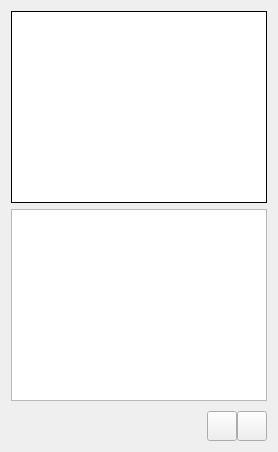
            <widget class="QWidget" name="info">
             <attribute name="title">
              <string>信息</string>
             </attribute>
             <layout class="QVBoxLayout" name="verticalLayout_5">
              <item>
               <widget class="QTextBrowser" name="infoBrowser">
                <property name="sizePolicy">
                 <sizepolicy hsizetype="Preferred" vsizetype="Preferred">
                  <horstretch>0</horstretch>
                  <verstretch>0</verstretch>
                 </sizepolicy>
                </property>
                <property name="frameShape">
                 <enum>QFrame::Box</enum>
                </property>
                <property name="frameShadow">
                 <enum>QFrame::Plain</enum>
                </property>
                <property name="lineWidth">
                 <number>1</number>
                </property>
               </widget>
              </item>
              <item>
               <widget class="QTableView" name="tableView">
                <property name="sizePolicy">
                 <sizepolicy hsizetype="Preferred" vsizetype="Preferred">
                  <horstretch>0</horstretch>
                  <verstretch>0</verstretch>
                 </sizepolicy>
                </property>
               </widget>
              </item>
              <item>
               <widget class="QWidget" name="imaInfoModule" native="true">
                <property name="sizePolicy">
                 <sizepolicy hsizetype="Preferred" vsizetype="Fixed">
                  <horstretch>0</horstretch>
                  <verstretch>0</verstretch>
                 </sizepolicy>
                </property>
                <property name="minimumSize">
                 <size>
                  <width>0</width>
                  <height>34</height>
                 </size>
                </property>
                <property name="maximumSize">
                 <size>
                  <width>16777215</width>
                  <height>30</height>
                 </size>
                </property>
                <layout class="QHBoxLayout" name="horizontalLayout_7">
                 <property name="spacing">
                  <number>0</number>
                 </property>
                 <property name="leftMargin">
                  <number>0</number>
                 </property>
                 <property name="topMargin">
                  <number>0</number>
                 </property>
                 <property name="rightMargin">
                  <number>0</number>
                 </property>
                 <property name="bottomMargin">
                  <number>0</number>
                 </property>
                 <item>
                  <spacer name="horizontalSpacer">
                   <property name="orientation">
                    <enum>Qt::Horizontal</enum>
                   </property>
                   <property name="sizeHint" stdset="0">
                    <size>
                     <width>40</width>
                     <height>20</height>
                    </size>
                   </property>
                  </spacer>
                 </item>
                 <item>
                  <widget class="QPushButton" name="pickingBtn">
                   <property name="sizePolicy">
                    <sizepolicy hsizetype="Fixed" vsizetype="Fixed">
                     <horstretch>0</horstretch>
                     <verstretch>0</verstretch>
                    </sizepolicy>
                   </property>
                   <property name="minimumSize">
                    <size>
                     <width>30</width>
                     <height>30</height>
                    </size>
                   </property>
                   <property name="maximumSize">
                    <size>
                     <width>30</width>
                     <height>30</height>
                    </size>
                   </property>
                   <property name="text">
                    <string/>
                   </property>
                   <property name="icon">
                    <iconset resource="darkstyle/style.qrc">
                     <normaloff>:/qss_icons/rc/picking.png</normaloff>:/qss_icons/rc/picking.png</iconset>
                   </property>
                   <property name="iconSize">
                    <size>
                     <width>20</width>
                     <height>20</height>
                    </size>
                   </property>
                   <property name="checkable">
                    <bool>true</bool>
                   </property>
                  </widget>
                 </item>
                 <item>
                  <widget class="QPushButton" name="measureBtn">
                   <property name="sizePolicy">
                    <sizepolicy hsizetype="Fixed" vsizetype="Fixed">
                     <horstretch>0</horstretch>
                     <verstretch>0</verstretch>
                    </sizepolicy>
                   </property>
                   <property name="minimumSize">
                    <size>
                     <width>30</width>
                     <height>30</height>
                    </size>
                   </property>
                   <property name="maximumSize">
                    <size>
                     <width>30</width>
                     <height>30</height>
                    </size>
                   </property>
                   <property name="text">
                    <string/>
                   </property>
                   <property name="icon">
                    <iconset resource="darkstyle/style.qrc">
                     <normaloff>:/qss_icons/rc/measure.png</normaloff>:/qss_icons/rc/measure.png</iconset>
                   </property>
                   <property name="iconSize">
                    <size>
                     <width>20</width>
                     <height>20</height>
                    </size>
                   </property>
                  </widget>
                 </item>
                </layout>
               </widget>
              </item>
             </layout>
            </widget>
